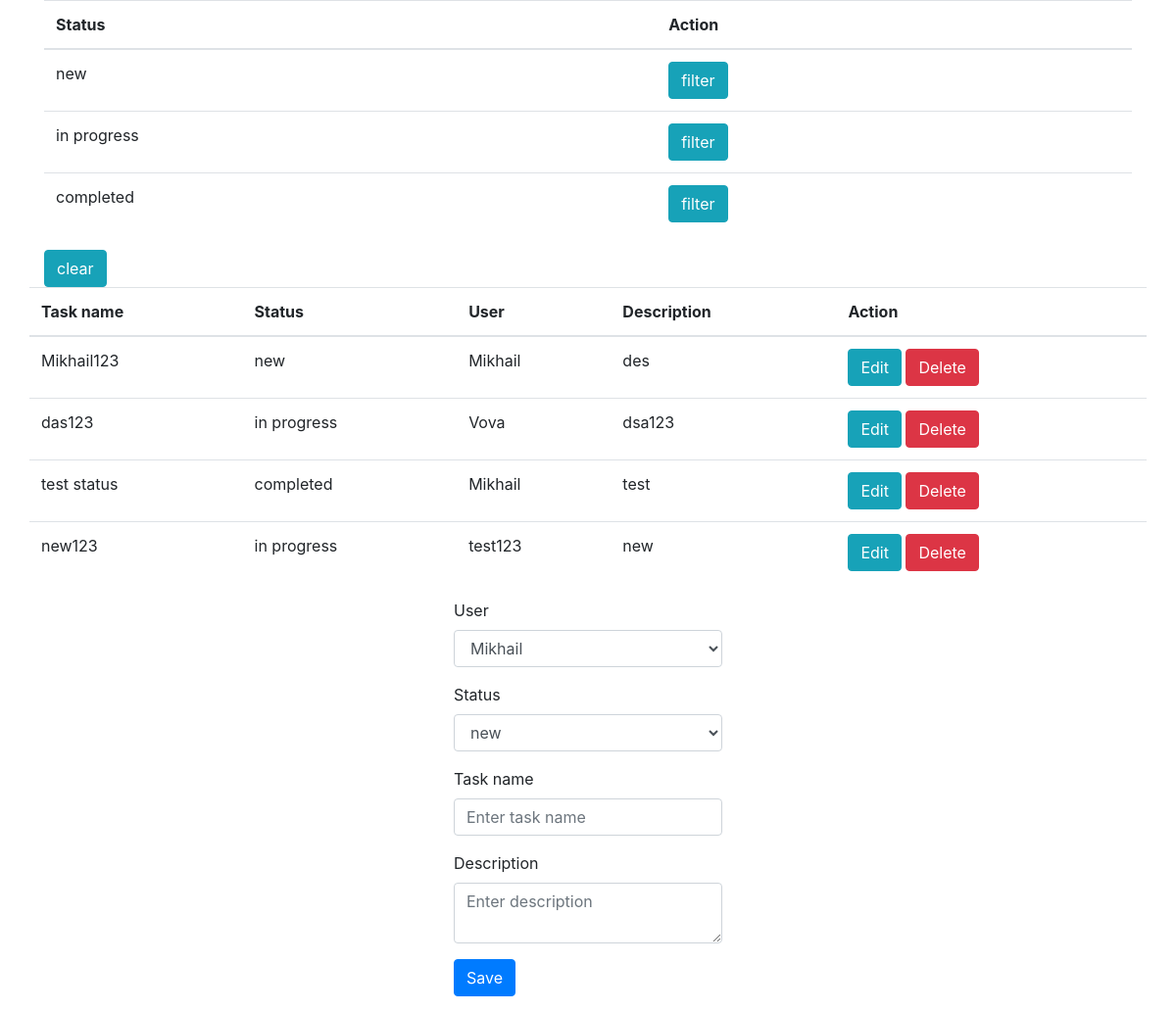
Before: / with the older database file.
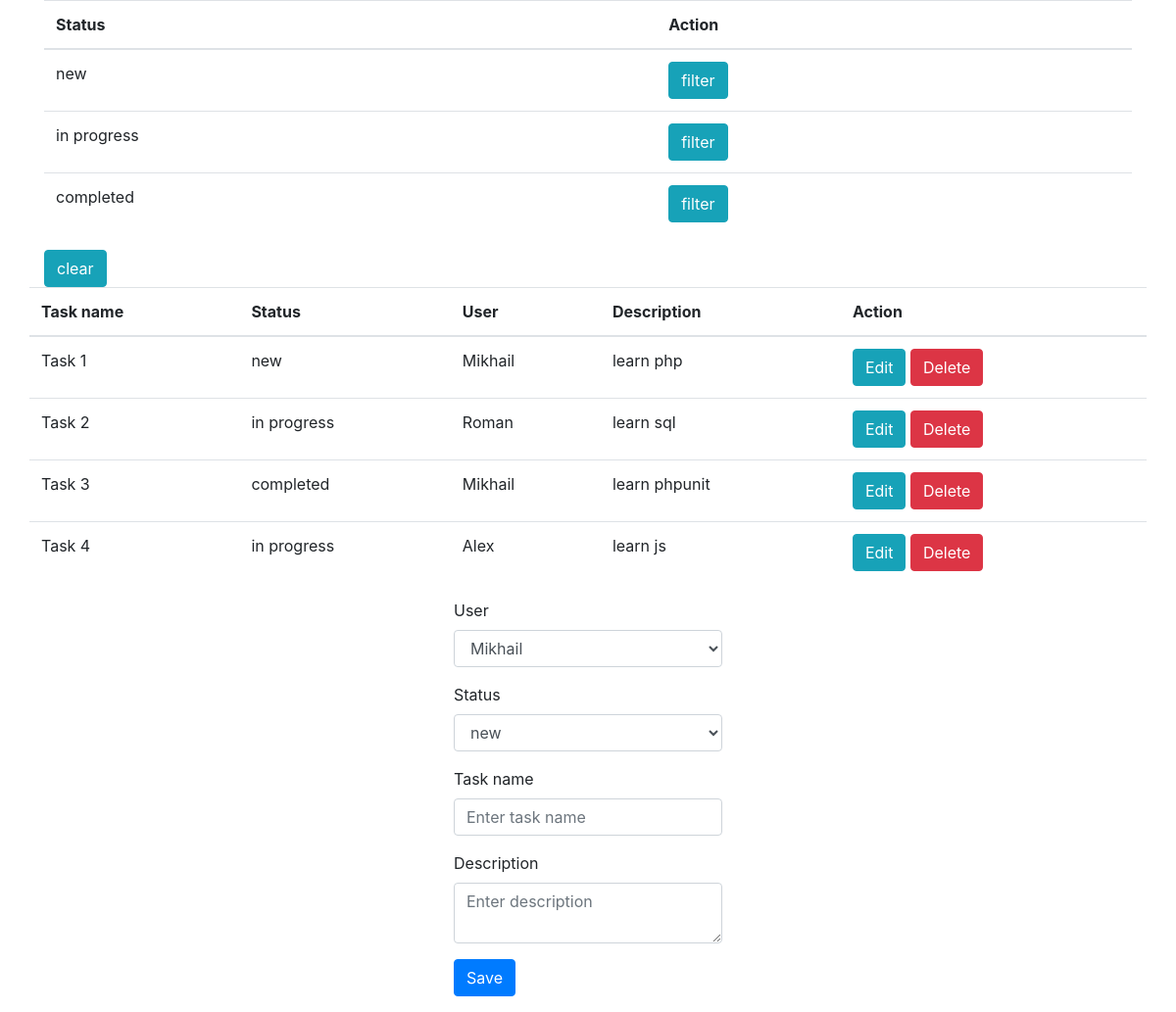
After: the same page with the newer database file.
### tables this page shows
CREATE TABLE `status` (
  `id` int(11) NOT NULL,
  `name` varchar(12) NOT NULL
);

CREATE TABLE `tasks` (
  `id` int(11) NOT NULL,
  `user_id` int(11) NOT NULL,
  `status_id` int(11) NOT NULL,
  `name` varchar(20) NOT NULL,
  `description` text NOT NULL
);

CREATE TABLE `users` (
  `id` int(11) NOT NULL,
  `name` varchar(12) NOT NULL
);

### process.php (called while the page is built, shortened)
<?php
$update = null;
$filterStatusId = null;
$database = new Database();
$connection = $database->connect();
$task = new Task();
$users = new User();
$statuses = new Status();
$tasksArray = json_decode($task->getJoin($connection, $filterStatusId), true);
$statusesArray = json_decode($statuses->get($connection), true);
$usersArray = json_decode($users->get($connection), true);

### src/Classes/Status.php (called while the page is built, shortened)
<?php
class Status
{
    public function get(mysqli $connection)
    {
        $statuses = array();
        $result = $connection->query("SELECT * from status") or
        die($connection->error);
        while ($row = mysqli_fetch_assoc($result)) {
            $statuses[$row['id']] = array(
                'id' => $row['id'],
                'name' => $row['name'],
            );
        }
        return json_encode($statuses);
    }
}

### src/Classes/Task.php (called while the page is built, shortened)
<?php
class Task
{
    private $taskTable = "tasks";
    private $userTable = "users";
    private $statusTable = "status";
    public function getJoin(mysqli $connection, string $condition = null)
    {
        $tasks = array();
        if ($condition) {
            $result = $connection->query("
                SELECT
                    {$this->taskTable}.id AS id,
                    {$this->taskTable}.name as task_name,
                    {$this->taskTable}.description as description,
                    {$this->userTable}.name AS user_name,
                    {$this->statusTable}.name AS status_name
                FROM {$this->taskTable}
                JOIN {$this->userTable} ON {$this->taskTable}.user_id = {$this->userTable}.id
                JOIN {$this->statusTable} ON {$this->taskTable}.status_id = {$this->statusTable}.id
                {$condition}
            ") or die($connection->error);
        } else {
            $result = $connection->query("
                SELECT
                    {$this->taskTable}.id AS id,
                    {$this->taskTable}.name as task_name,
                    {$this->taskTable}.description as description,
                    {$this->userTable}.name AS user_name,
                    {$this->statusTable}.name AS status_name
                FROM {$this->taskTable}
                JOIN {$this->userTable} ON {$this->taskTable}.user_id = {$this->userTable}.id
                JOIN {$this->statusTable} ON {$this->taskTable}.status_id = {$this->statusTable}.id
            ") or die($connection->error);
        }
        while ($row = mysqli_fetch_assoc($result)) {
            $tasks[$row['id']] = array(
                'id' => $row['id'],
                'task_name' => $row['task_name'],
                'description' => $row['description'],
                'user_name' => $row['user_name'],
                'status_name' => $row['status_name'],
            );
        }
        return json_encode($tasks);
    }
}

### src/Classes/User.php (called while the page is built, shortened)
<?php
class User
{
    public function get(mysqli $connection)
    {
        $users = array();
        $result = $connection->query("SELECT * from users") or
            die($connection->error);
        while ($row = mysqli_fetch_assoc($result)) {
            $users[$row['id']] = array(
                'id' => $row['id'],
                'name' => $row['name'],
            );
        }
        return json_encode($users);
    }
}

### index.php (the view, shortened to what this page needs)
<!DOCTYPE html>
<html lang='ru'>
<head>
    <link rel="stylesheet" href="https://stackpath.bootstrapcdn.com/bootstrap/4.5.0/css/bootstrap.min.css"
>
</head>
<body>
<?php require_once 'process.php'; ?>
<div class="container">
    <div class=" justify-content-center">
        <table class="table">
            <thead>
            <tr>
                <th>Status</th>
                <th colspan="2">Action</th>
            </tr>
            </thead>
            <?php foreach ($statusesArray as $status): ?>
            <tr>
                <td><?php echo $status['name'] ?></td>
                <td>
                    <a href="index.php?filter=<?php echo $status['id']; ?>"
                       class="btn btn-info">filter</a>
                </td>
                <?php endforeach; ?>
            </tr>
        </table>
        <a href="index.php?clear=<?php echo null; ?>"
           class="btn btn-info">clear</a>
    </div>
    <div class="row justify-content-center">
        <table class="table">
            <thead>
            <tr>
                <th>Task name</th>
                <th>Status</th>
                <th>User</th>
                <th>Description</th>
                <th colspan="2">Action</th>
            </tr>
            </thead>
            <?php foreach ($tasksArray as $task): ?>
            <tr>
                <td><?php echo $task['task_name'] ?></td>
                <td><?php echo $task['status_name'] ?></td>
                <td><?php echo $task['user_name'] ?></td>
                <td><?php echo $task['description'] ?></td>
                <td>
                    <a href="index.php?edit=<?php echo $task['id']; ?>"
                       class="btn btn-info">Edit</a>
                    <a href="process.php?delete=<?php echo $task['id']; ?>"
                       class="btn btn-danger">Delete</a>
                </td>
                <?php endforeach; ?>
            </tr>
        </table>
    </div>
    <div class="row justify-content-center">
        <form action="process.php" method="post">
            <div class="form-group">
                <label>User</label>
                <select class="form-control" name="userId">
                    <?php foreach ($usersArray as $user):?>
                        <option value="<? echo $user['id'] ?>"><? echo $user['name'] ?></option>
                    <?php endforeach; ?>
                </select>
            </div>
            <div class="form-group">
                <label>Status</label>
                <select class="form-control" name="statusId">
                    <?php foreach ($statusesArray as $status): ?>
                        <option value="<? echo $status['id'] ?>"><? echo $status['name'] ?></option>
                    <?php endforeach; ?>
                </select>
            </div>
            <div class="form-group">
                <label>Task name</label>
                <input type="text" name="name" class="form-control"
                       value="<?php echo $name; ?>" placeholder="Enter task name">
            </div>
            <div class="form-group">
                <label>Description</label>
                <textarea name="description" class="form-control"
                          placeholder="Enter description"><?php echo $description; ?></textarea>
            </div>
            <div class="form-group">
                <?php if ($update == "true"): ?>
                    <button type="submit" class="btn btn-info" name="update">Update</button>
                <?php else: ?>
                    <button type="submit" class="btn btn-primary" name="save">Save</button>
                <?php endif ?>
            </div>
        </form>
    </div>
</div>
</body>
</html>

Changed rows visible on the page:
changed tasks "new": name "Mikhail123" → "Task 1"; description "des" → "learn php"
changed tasks: name "das123" → "Task 2"; user.name "Vova" → "Roman"; description "dsa123" → "learn sql"
changed tasks "completed": name "test status" → "Task 3"; description "test" → "learn phpunit"
changed tasks: name "new123" → "Task 4"; user.name "test123" → "Alex"; description "new" → "learn js"
